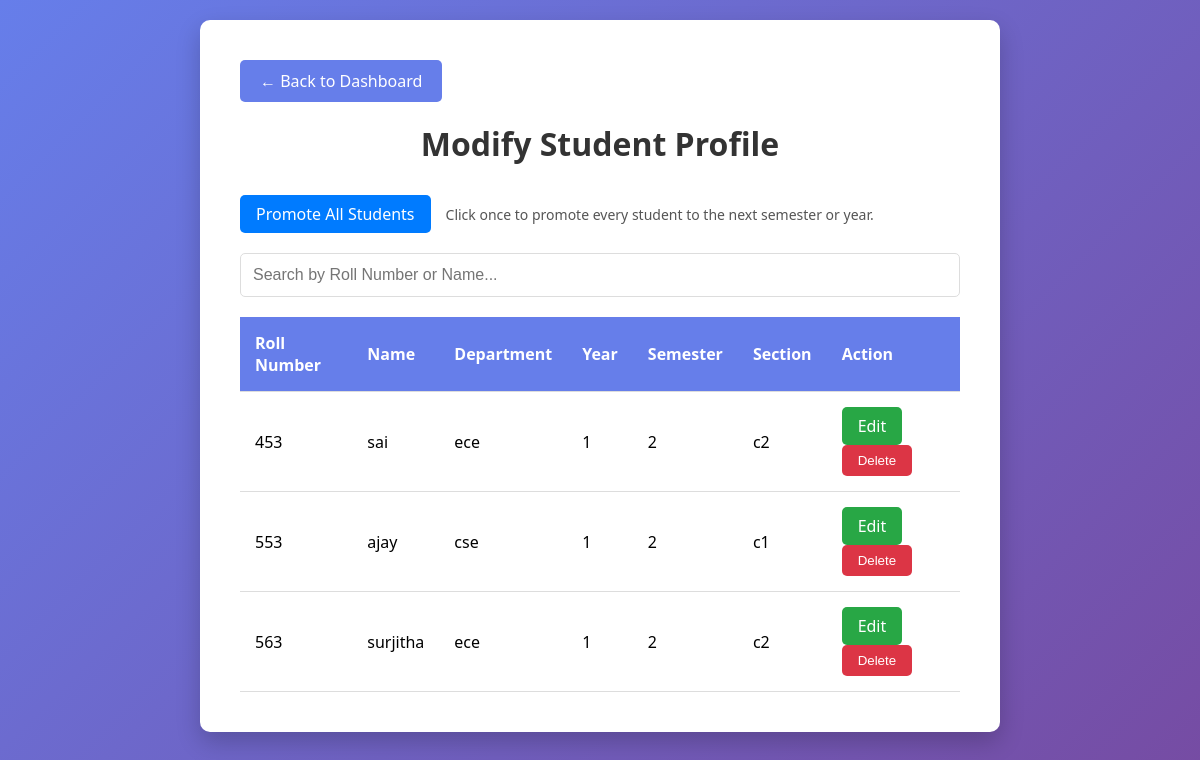
Page /modify_student (signed in) on the committed database.
### tables this page shows
CREATE TABLE students (

        id INTEGER PRIMARY KEY AUTOINCREMENT,

        roll_number TEXT UNIQUE,
        name TEXT,
        password TEXT,
        department TEXT,
        course_name TEXT,
        age INTEGER,
        section TEXT,
        father_name TEXT,
        father_phone TEXT,
        mother_name TEXT,
        mother_phone TEXT,
        phone TEXT,
        year INTEGER DEFAULT 1,
        semester INTEGER DEFAULT 1,
        address TEXT,
        photo_filename TEXT

    );

### app.py (the view)
@app.route("/modify_student")
def modify_student():
    if not session.get("admin"):
        return redirect("/admin")
    conn = sqlite3.connect("student.db")
    conn.row_factory = sqlite3.Row
    cursor = conn.cursor()
    cursor.execute("SELECT roll_number, name, department, year, semester, section FROM students ORDER BY roll_number")
    students = cursor.fetchall()
    conn.close()
    return render_template(
        "admin/modify_student.html",
        students=students
    )

### templates/admin/modify_student.html (shortened to what this page needs)
<!DOCTYPE html>
<html lang="en">
<head>
</head>
<body>
    <div class="container">
        <a href="/admin_dashboard" class="back-link">← Back to Dashboard</a>
        <h1>Modify Student Profile</h1>
        <div style="margin-bottom: 20px; display:flex; flex-wrap:wrap; gap:10px; align-items:center;">
            <a href="/promote_all_students" class="edit-btn" style="background:#007bff;">Promote All Students</a>
            <span style="color:#555; font-size:14px;">Click once to promote every student to the next semester or year.</span>
        </div>
        <div class="search-box">
            <input type="text" id="searchInput" placeholder="Search by Roll Number or Name...">
        </div>
        {% if students %}
        <table class="students-table">
            <thead>
                <tr>
                    <th>Roll Number</th>
                    <th>Name</th>
                    <th>Department</th>
                    <th>Year</th>
                    <th>Semester</th>
                    <th>Section</th>
                    <th>Action</th>
                </tr>
            </thead>
            <tbody id="studentList">
                {% for student in students %}
                <tr class="student-row" data-roll="{{ student['roll_number'] }}" data-name="{{ student['name'] }}">
                    <td>{{ student['roll_number'] }}</td>
                    <td>{{ student['name'] }}</td>
                    <td>{{ student['department'] }}</td>
                    <td>{{ student['year'] }}</td>
                    <td>{{ student['semester'] }}</td>
                    <td>{{ student['section'] }}</td>
                    <td>
                        <a href="/edit_student/{{ student['roll_number'] }}" class="edit-btn">Edit</a>
                        <button class="delete-btn" onclick="deleteStudent('{{ student['roll_number'] }}', '{{ student['name'] }}')">Delete</button>
                    </td>
                </tr>
                {% endfor %}
            </tbody>
        </table>
        {% else %}
        <div class="no-students">
            <p>❌ No students found in the database.</p>
        </div>
        {% endif %}
    </div>
</body>
</html>

### templates/admin/modify_student.html (style rules this page uses)
* { margin: 0; padding: 0; box-sizing: border-box; }
body { font-family: 'Segoe UI', Tahoma, Geneva, Verdana, sans-serif; background: linear-gradient(135deg, #667eea 0%, #764ba2 100%); min-height: 100vh; padding: 20px; }
.container { max-width: 800px; margin: 0 auto; background: white; padding: 40px; border-radius: 10px; box-shadow: 0 10px 25px rgba(0, 0, 0, 0.2); }
h1 { color: #333; margin-bottom: 30px; text-align: center; }
.back-link { display: inline-block; margin-bottom: 20px; padding: 10px 20px; background: #667eea; color: white; text-decoration: none; border-radius: 5px; transition: background 0.3s; }
.students-table { width: 100%; border-collapse: collapse; margin-top: 20px; }
.students-table thead { background: #667eea; color: white; }
.students-table th, .students-table td { padding: 15px; text-align: left; border-bottom: 1px solid #ddd; }
.edit-btn { display: inline-block; padding: 8px 16px; background: #28a745; color: white; text-decoration: none; border-radius: 5px; transition: background 0.3s; margin-right: 5px; }
.delete-btn { display: inline-block; padding: 8px 16px; background: #dc3545; color: white; text-decoration: none; border-radius: 5px; transition: background 0.3s; border: none; cursor: pointer; }
.search-box { margin-bottom: 20px; }
.search-box input { width: 100%; padding: 12px; border: 1px solid #ddd; border-radius: 5px; font-size: 16px; }

### rows in the picture
students: roll_number "453", name "sai", department "ece", year "1", semester "2", section "c2"
students: roll_number "553", name "ajay", department "cse", year "1", semester "2", section "c1"
students: roll_number "563", name "surjitha", department "ece", year "1", semester "2", section "c2"
